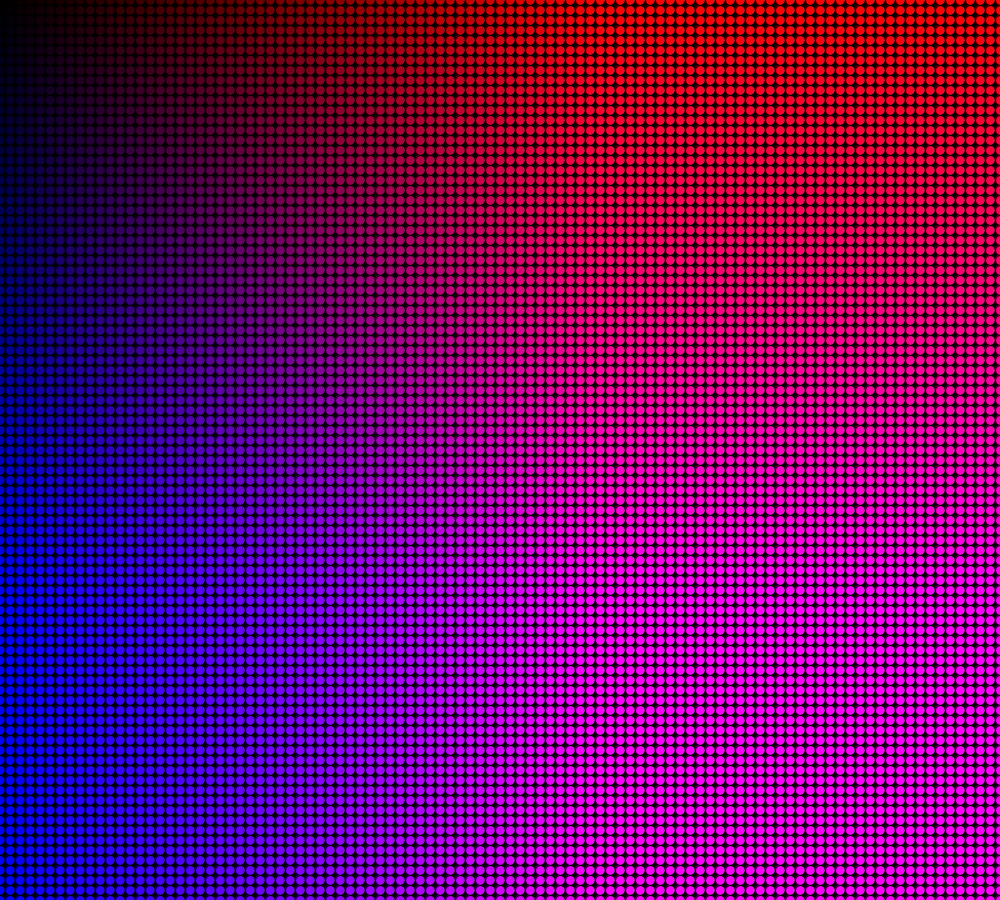
Frame 1 (no input)
Frame 60 (the mouse pressed at the canvas centre just before this capture): identical to frame 1, image omitted
Frame 120 (the mouse held since frame 60 and released just before this capture): identical to frame 1, image omitted

The Processing sketch that drew this single still picture (run headless with seeded random() and noise(); from frame 60 on, the mouse is pressed at the canvas centre):

// Processing sketch: sketch_nestedForloops
// ── sketch_nestedForloops.pde
int size;
int r;

void setup(){
 size(1000, 900); 
  size= 10;
  
}

void draw(){
 background(0);
 
 for(int i= 0; i<=width; i+=size){
   for (int j=0; j <=height; j+=size){
     r = int(map(i,0,600,0,255));
     int b = int(map(j, 0, 600, 0, 255));
     fill(r, 0, b);
     ellipse (i, j, size, size); 
   }
   
 }
 
}
